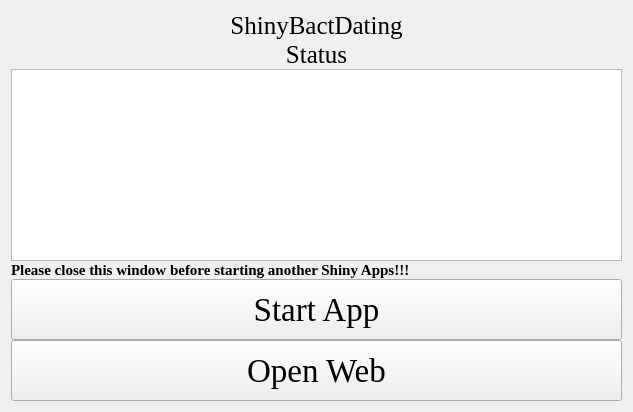
<?xml version="1.0" encoding="UTF-8"?>
<ui version="4.0">
 <class>Form</class>
 <widget class="QWidget" name="Form">
  <property name="geometry">
   <rect>
    <x>0</x>
    <y>0</y>
    <width>633</width>
    <height>412</height>
   </rect>
  </property>
  <property name="windowTitle">
   <string>Form</string>
  </property>
  <property name="styleSheet">
   <string notr="true">background-image: url(D:/tools/Pycharm/pyqt/logo/green_back.png);</string>
  </property>
  <layout class="QGridLayout" name="gridLayout_4">
   <property name="verticalSpacing">
    <number>0</number>
   </property>
   <item row="0" column="0">
    <layout class="QGridLayout" name="gridLayout_5">
     <property name="verticalSpacing">
      <number>0</number>
     </property>
     <item row="0" column="0" colspan="3">
      <widget class="QLabel" name="label">
       <property name="sizePolicy">
        <sizepolicy hsizetype="Preferred" vsizetype="Fixed">
         <horstretch>0</horstretch>
         <verstretch>0</verstretch>
        </sizepolicy>
       </property>
       <property name="font">
        <font>
         <family>Times New Roman</family>
         <pointsize>19</pointsize>
        </font>
       </property>
       <property name="text">
        <string>ShinyBactDating</string>
       </property>
       <property name="alignment">
        <set>Qt::AlignCenter</set>
       </property>
      </widget>
     </item>
     <item row="3" column="0" colspan="3">
      <widget class="QLabel" name="label_4">
       <property name="sizePolicy">
        <sizepolicy hsizetype="Preferred" vsizetype="Fixed">
         <horstretch>0</horstretch>
         <verstretch>0</verstretch>
        </sizepolicy>
       </property>
       <property name="font">
        <font>
         <family>Times New Roman</family>
         <pointsize>19</pointsize>
        </font>
       </property>
       <property name="text">
        <string>Status</string>
       </property>
       <property name="alignment">
        <set>Qt::AlignCenter</set>
       </property>
      </widget>
     </item>
     <item row="5" column="0" rowspan="2" colspan="3">
      <widget class="QTextBrowser" name="textBrowser">
       <property name="styleSheet">
        <string notr="true">background-image: url(D:/Documents/Desktop/white.png)</string>
       </property>
      </widget>
     </item>
     <item row="7" column="0" colspan="3">
      <widget class="QLabel" name="label_3">
       <property name="sizePolicy">
        <sizepolicy hsizetype="Preferred" vsizetype="Fixed">
         <horstretch>0</horstretch>
         <verstretch>0</verstretch>
        </sizepolicy>
       </property>
       <property name="font">
        <font>
         <family>Times New Roman</family>
         <pointsize>11</pointsize>
         <weight>75</weight>
         <bold>true</bold>
        </font>
       </property>
       <property name="text">
        <string>Please close this window before starting another Shiny Apps!!!</string>
       </property>
      </widget>
     </item>
     <item row="8" column="0" colspan="3">
      <widget class="QPushButton" name="pushButton">
       <property name="sizePolicy">
        <sizepolicy hsizetype="Preferred" vsizetype="Preferred">
         <horstretch>0</horstretch>
         <verstretch>0</verstretch>
        </sizepolicy>
       </property>
       <property name="font">
        <font>
         <family>Times New Roman</family>
         <pointsize>25</pointsize>
        </font>
       </property>
       <property name="text">
        <string>Start App</string>
       </property>
      </widget>
     </item>
     <item row="9" column="0" colspan="3">
      <widget class="QPushButton" name="pushButton_2">
       <property name="sizePolicy">
        <sizepolicy hsizetype="Preferred" vsizetype="Preferred">
         <horstretch>0</horstretch>
         <verstretch>0</verstretch>
        </sizepolicy>
       </property>
       <property name="font">
        <font>
         <family>Times New Roman</family>
         <pointsize>25</pointsize>
        </font>
       </property>
       <property name="text">
        <string>Open Web</string>
       </property>
      </widget>
     </item>
    </layout>
   </item>
  </layout>
 </widget>
 <resources/>
 <connections/>
</ui>
